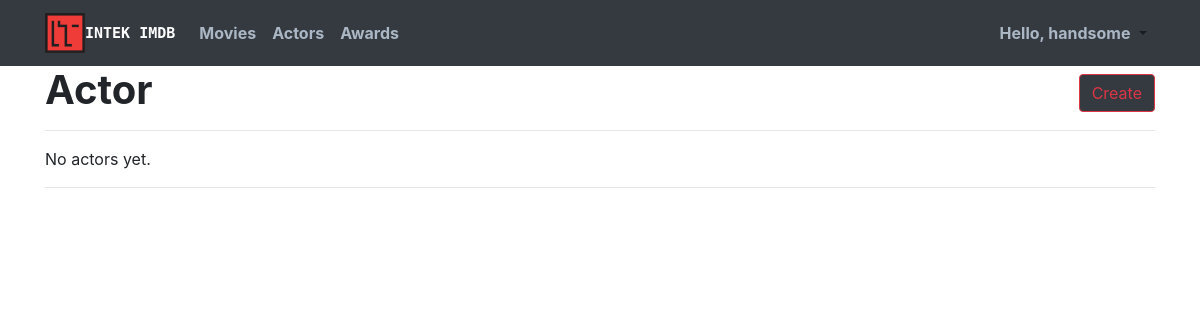
Page /accounts/actor/ (signed in) on the earlier database version.
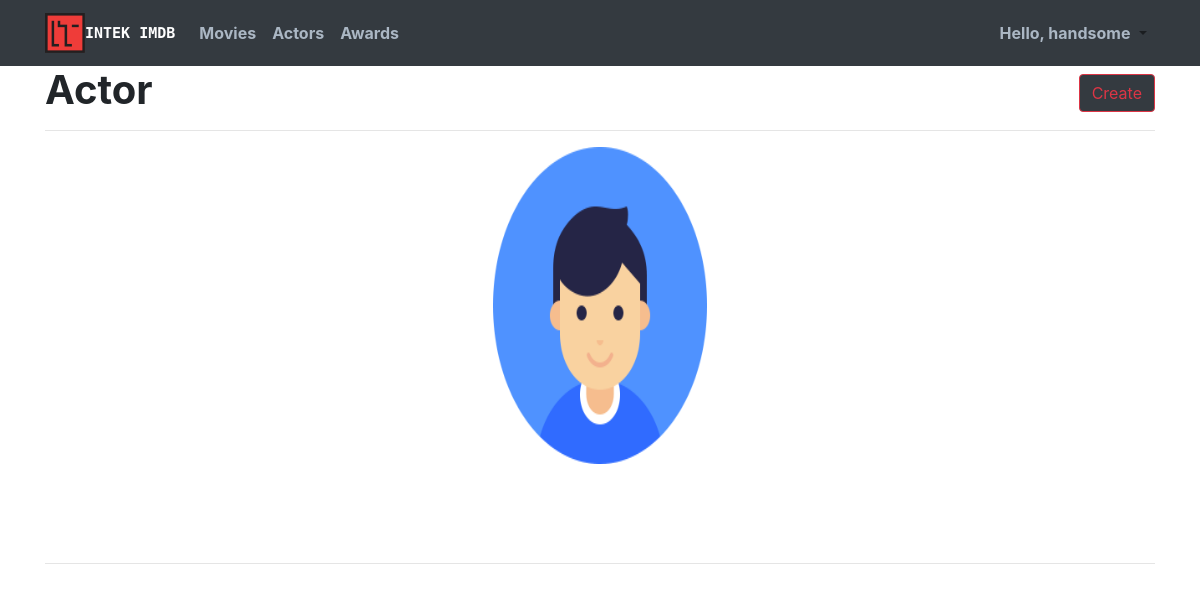
Same page on the later database version.
### imdb_app/models.py (models this page shows, shortened)
class Actor(models.Model):
    MALE = 'MALE'
    FEMALE = 'FEMALE'
    OTHER = 'OTHER'
    sex_choices = [
        (MALE , MALE.capitalize()),
        (FEMALE, FEMALE.capitalize()),
        (OTHER, OTHER.capitalize()),
    ]
    nationalities_choices = (('Afghan', 'Afghan'), ('Albanian', 'Albanian'), ('Algerian', 'Algerian'), ('American', 'American'), ('Andorran', 'Andorran'), ('Angolan', 'Angolan'), ('Antiguans', 'Antiguans'), ('Argentinean', 'Argentinean'), ('Armenian', 'Armenian'), ('Australian', 'Australian'), ('Austrian', 'Austrian'), ('Azerbaijani', 'Azerbaijani'), ('Bahamian', 'Bahamian'), ('Bahraini', 'Bahraini'), ('Bangladeshi', 'Bangladeshi'), ('Barbadian', 'Barbadian'), ('Barbudans', 'Barbudans'), ('Batswana', 'Batswana'), ('Belarusian', 'Belarusian'), ('Belgian', 'Belgian'), ('Belizean', 'Belizean'), ('Beninese', 'Beninese'), ('Bhutanese', 'Bhutanese'), ('Bolivian', 'Bolivian'), ('Bosnian', 'Bosnian'), ('Brazilian', 'Brazilian'), ('British', 'British'), ('Bruneian', 'Bruneian'), ('Bulgarian', 'Bulgarian'), ('Burkinabe', 'Burkinabe'), ('Burmese', 'Burmese'), ('Burundian', 'Burundian'), ('Cambodian', 'Cambodian'), ('Cameroonian', 'Cameroonian'), ('Canadian', 'Canadian'), ('Cape Verdean', 'Cape Verdean'), ('Central African', 'Central African'), ('Chadian', 'Chadian'), ('Chilean', 'Chilean'), ('Chinese', 'Chinese'), ('Colombian', 'Colombian'), ('Comoran', 'Comoran'), ('Congolese', 'Congolese'), ('Costa Rican', 'Costa Rican'), ('Croatian', 'Croatian'), ('Cuban', 'Cuban'), ('Cypriot', 'Cypriot'), ('Czech', 'Czech'), ('Danish', 'Danish'), ('Djibouti', 'Djibouti'), ('Dominican', 'Dominican'), ('Dutch', 'Dutch'), ('Dutchman', 'Dutchman'), ('Dutchwoman', 'Dutchwoman'), ('East Timorese', 'East Timorese'), ('Ecuadorean', 'Ecuadorean'), ('Egyptian', 'Egyptian'), ('Emirian', 'Emirian'), ('Equatorial Guinean', 'Equatorial Guinean'), ('Eritrean', 'Eritrean'), ('Estonian', 'Estonian'), ('Ethiopian', 'Ethiopian'), ('Fijian', 'Fijian'), ('Filipino', 'Filipino'), ('Finnish', 'Finnish'), ('French', 'French'), ('Gabonese', 'Gabonese'), ('Gambian', 'Gambian'), ('Georgian', 'Georgian'), ('German', 'German'), ('Ghanaian', 'Ghanaian'), ('Greek', 'Greek'), ('Grenadian', 'Grenadian'), ('Guatemalan', 'Guatemalan'), ('Guinea-Bissauan', 'Guinea-Bissauan'), ('Guinean', 'Guinean'), ('Guyanese', 'Guyanese'), ('Haitian', 'Haitian'), ('Herzegovinian', 'Herzegovinian'), ('Honduran', 'Honduran'), ('Hungarian', 'Hungarian'), ('I-Kiribati', 'I-Kiribati'), ('Icelander', 'Icelander'), ('Indian', 'Indian'), ('Indonesian', 'Indonesian'), ('Iranian', 'Iranian'), ('Iraqi', 'Iraqi'), ('Irish', 'Irish'), ('Israeli', 'Israeli'), ('Italian', 'Italian'), ('Ivorian', 'Ivorian'), ('Jamaican', 'Jamaican'), ('Japanese', 'Japanese'), ('Jordanian', 'Jordanian'), ('Kazakhstani', 'Kazakhstani'), ('Kenyan', 'Kenyan'), ('Kittian and Nevisian', 'Kittian and Nevisian'), ('Kuwaiti', 'Kuwaiti'), ('Kyrgyz', 'Kyrgyz'), ('Laotian', 'Laotian'), ('Latvian', 'Latvian'), ('Lebanese', 'Lebanese'), ('Liberian', 'Liberian'), ('Libyan', 'Libyan'), ('Liechtensteiner', 'Liechtensteiner'), ('Lithuanian', 'Lithuanian'), ('Luxembourger', 'Luxembourger'), ('Macedonian', 'Macedonian'), ('Malagasy', 'Malagasy'), ('Malawian', 'Malawian'), ('Malaysian', 'Malaysian'), ('Maldivan', 'Maldivan'), ('Malian', 'Malian'), ('Maltese', 'Maltese'), ('Marshallese', 'Marshallese'), ('Mauritanian', 'Mauritanian'), ('Mauritian', 'Mauritian'), ('Mexican', 'Mexican'), ('Micronesian', 'Micronesian'), ('Moldovan', 'Moldovan'), ('Monacan', 'Monacan'), ('Mongolian', 'Mongolian'), ('Moroccan', 'Moroccan'), ('Mosotho', 'Mosotho'), ('Motswana', 'Motswana'), ('Mozambican', 'Mozambican'), ('Namibian', 'Namibian'), ('Nauruan', 'Nauruan'), ('Nepalese', 'Nepalese'), ('Netherlander', 'Netherlander'), ('New Zealander', 'New Zealander'), ('Ni-Vanuatu', 'Ni-Vanuatu'), ('Nicaraguan', 'Nicaraguan'), ('Nigerian', 'Nigerian'), ('Nigerien', 'Nigerien'), ('North Korean', 'North Korean'), ('Northern Irish', 'Northern Irish'), ('Norwegian', 'Norwegian'), ('Omani', 'Omani'), ('Pakistani', 'Pakistani'), ('Palauan', 'Palauan'), ('Panamanian', 'Panamanian'), ('Papua New Guinean', 'Papua New Guinean'), ('Paraguayan', 'Paraguayan'), ('Peruvian', 'Peruvian'), ('Polish', 'Polish'), ('Portuguese', 'Portuguese'), ('Qatari', 'Qatari'), ('Romanian', 'Romanian'), ('Russian', 'Russian'), ('Rwandan', 'Rwandan'), ('Saint Lucian', 'Saint Lucian'), ('Salvadoran', 'Salvadoran'), ('Samoan', 'Samoan'), ('San Marinese', 'San Marinese'), ('Sao Tomean', 'Sao Tomean'), ('Saudi', 'Saudi'), ('Scottish', 'Scottish'), ('Senegalese', 'Senegalese'), ('Serbian', 'Serbian'), ('Seychellois', 'Seychellois'), ('Sierra Leonean', 'Sierra Leonean'), ('Singaporean', 'Singaporean'), ('Slovakian', 'Slovakian'), ('Slovenian', 'Slovenian'), ('Solomon Islander', 'Solomon Islander'), ('Somali', 'Somali'), ('South African', 'South African'), ('South Korean', 'South Korean'), ('Spanish', 'Spanish'), ('Sri Lankan', 'Sri Lankan'), ('Sudanese', 'Sudanese'), ('Surinamer', 'Surinamer'), ('Swazi', 'Swazi'), ('Swedish', 'Swedish'), ('Swiss', 'Swiss'), ('Syrian', 'Syrian'), ('Taiwanese', 'Taiwanese'), ('Tajik', 'Tajik'), ('Tanzanian', 'Tanzanian'), ('Thai', 'Thai'), ('Togolese', 'Togolese'), ('Tongan', 'Tongan'), ('Trinidadian or Tobagonian', 'Trinidadian or Tobagonian'), ('Tunisian', 'Tunisian'), ('Turkish', 'Turkish'), ('Tuvaluan', 'Tuvaluan'), ('Ugandan', 'Ugandan'), ('Ukrainian', 'Ukrainian'), ('Uruguayan', 'Uruguayan'), ('Uzbekistani', 'Uzbekistani'), ('Venezuelan', 'Venezuelan'), ('Vietnamese', 'Vietnamese'), ('Welsh', 'Welsh'), ('Yemenite', 'Yemenite'), ('Zambian', 'Zambian'), ('Zimbabwean', 'Zimbabwean'))
    author = models.ForeignKey(User, on_delete=models.CASCADE)
    first_name = models.CharField(max_length=200, blank=False)
    last_name = models.CharField(max_length=200, blank=False)
    birthdate = models.DateField(blank=False)
    sex = models.CharField(max_length=6, blank=False, choices=sex_choices)
    nationality = models.CharField(
        max_length=50,
        choices=nationalities_choices,
        blank=False
    )
    image = models.ImageField(upload_to='media/actors/', blank=True)
    is_alive = models.BooleanField(default=True)
    comments = GenericRelation(Comment)
    class Meta:
        ordering = ["first_name"]
    def __str__(self):
        return self.first_name + ' ' + self.last_name
    def get_name(self):
        return self.first_name + ' ' + self.last_name

### imdb_app/views.py (the view)
# urls.py: path('actor/', login_required(views.ActorListView.as_view()), name='actor'),
class ActorListView(generic.ListView):
    model = Actor
    context_object_name = 'actor_list'
    template_name = 'imdb_app/actor_page.html'
    paginate_by = 12
    def get_context_data(self, **kwargs):
        kwargs['form'] = PostActorForm()
        return super(ActorListView, self).get_context_data(**kwargs)

### templates/imdb_app/actor_page.html (shortened to what this page needs)
{% extends 'base.html' %}
{% block content %}
<h1 title="head-title">
  <b>Actor</b>
  <span id="add-button">
    <button type="button" class="btn btn-dark btn-outline-danger" data-toggle="modal" data-target="#Createmodal">Create</button>
  </span>
</h1><hr>
  <div class="container">
    <div class="row">
    {% for actor in actor_list %}
    <div class="col-sm">
    <div class="item item{{forloop.counter}}">
        <div class="object">
          <img class="object-image" src="{{ actor.image.url }}" onerror="this.src='/static/anonymous.jpg'">
        </div>
      </div>
    </div>
  {% empty %}
    No actors yet.
  {% endfor %}
</div>
</div>
<hr>
{% endblock %}

Differences in the rows shown:
added Actor: image (placeholder picture)
Other differences:
text no longer shown: "No actors yet."
